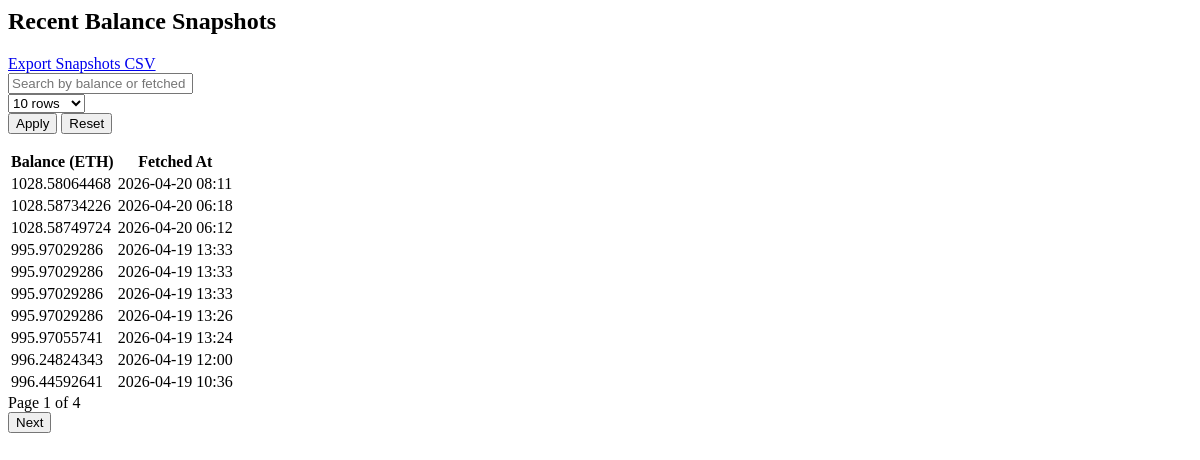
Page /wallets/1/snapshots/ on the earlier database version.
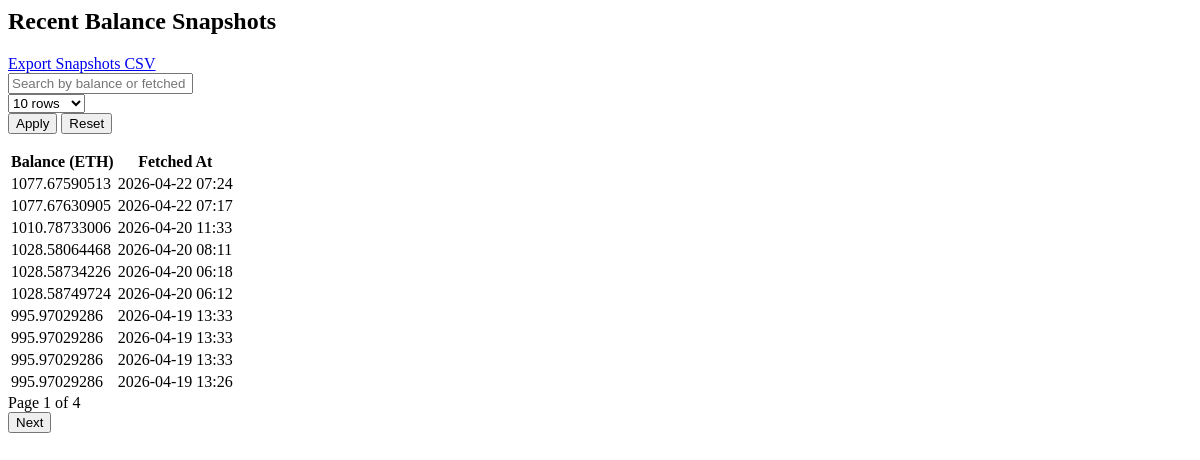
Same page on the later database version.
### wallets/models.py (models this page shows, shortened)
class BalanceSnapshot(models.Model):
    wallet = models.ForeignKey(
        Wallet,
        on_delete=models.CASCADE,
        related_name="balance_snapshots"
    )
    balance_wei = models.CharField(max_length=100)
    balance_eth = models.DecimalField(max_digits=30, decimal_places=18)
    fetched_at = models.DateTimeField()

### wallets/views.py (the view)
# urls.py: path("wallets/<int:wallet_id>/snapshots/", wallet_snapshots_partial, name="wallet_snapshots_partial"),
def wallet_snapshots_partial(request, wallet_id):
    wallet = get_object_or_404(Wallet, id=wallet_id)
    _, snapshots_page, snapshot_per_page = get_wallet_snapshots_page(wallet, request)
    context = {
        "wallet": wallet,
        "recent_snapshots": snapshots_page,
        "snapshot_per_page": snapshot_per_page,
        "snapshot_q": request.GET.get("snapshot_q", "").strip(),
    }
    return render(request, "wallets/partials/wallet_snapshots_table.html", context)

### wallets/templatetags/wallet_extras.py (called while the page is built)
@register.filter
def format_crypto(value, decimals=4):
    if value is None:
        return "-"
    try:
        number = Decimal(value)
    except (InvalidOperation, TypeError, ValueError):
        return value
    if number == 0:
        return "0"
    decimals = int(decimals)
    formatted = f"{number:.{decimals}f}"
    if "." in formatted:
        formatted = formatted.rstrip("0").rstrip(".")
    return formatted

### wallets/views.py (called while the page is built)
def get_per_page(request, key, default=10):
    raw = request.GET.get(key, str(default))
    return int(raw) if raw in ALLOWED_PAGE_SIZES else default

def get_wallet_snapshots_queryset(wallet, request):
    snapshot_q = request.GET.get("snapshot_q", "").strip()
    snapshots = wallet.balance_snapshots.order_by("-fetched_at")
    if snapshot_q:
        snapshots = snapshots.filter(
            Q(balance_wei__icontains=snapshot_q)
            | Q(balance_eth__icontains=snapshot_q)
            | Q(fetched_at__icontains=snapshot_q)
        )
    return snapshots

def get_wallet_snapshots_page(wallet, request):
    snapshots_queryset = get_wallet_snapshots_queryset(wallet, request)
    per_page = get_per_page(request, "snapshot_per_page", 10)
    paginator = Paginator(snapshots_queryset, per_page)
    page_number = request.GET.get("snapshot_page")
    page_obj = paginator.get_page(page_number)
    return snapshots_queryset, page_obj, per_page

### wallets/templates/wallets/partials/wallet_snapshots_table.html (shortened to what this page needs)
{% load wallet_extras %}
<div class="d-flex justify-content-between align-items-center mb-3">
    <h2 class="section-title mb-0">Recent Balance Snapshots</h2>
    <a href="{% url 'export_wallet_snapshots_csv' wallet.id %}" class="btn btn-sm btn-outline-primary">
        Export Snapshots CSV
    </a>
</div>
<form id="wallet-snapshots-form" class="row g-2 filter-grid mb-3">
    <div class="col-12 col-md-7">
        <input type="text" class="form-control" name="snapshot_q" value="{{ snapshot_q }}" placeholder="Search by balance or fetched date">
    </div>
    <div class="col-6 col-md-2">
        <select class="form-select" name="snapshot_per_page">
            <option value="10" {% if snapshot_per_page == 10 %}selected{% endif %}>10 rows</option>
        </select>
    </div>
    <div class="col-6 col-md-3 d-grid d-md-flex gap-2">
        <button type="submit" class="btn btn-dark flex-fill">Apply</button>
        <button type="button" id="snapshots-reset-btn" class="btn btn-outline-secondary flex-fill">Reset</button>
    </div>
</form>
<div class="table-wrap">
    <table class="table table-hover table-sm align-middle mb-0">
        <thead class="table-light">
            <tr>
                <th>Balance (ETH)</th>
                <th>Fetched At</th>
            </tr>
        </thead>
        <tbody>
            {% for snapshot in recent_snapshots %}
            <tr>
                <td>{{ snapshot.balance_eth|format_crypto:8 }}</td>
                <td class="nowrap">{{ snapshot.fetched_at|date:"Y-m-d H:i" }}</td>
            </tr>
            {% empty %}
            <tr>
                <td colspan="2" class="text-center text-muted py-4">No balance snapshots found.</td>
            </tr>
            {% endfor %}
        </tbody>
    </table>
</div>
{% if recent_snapshots.paginator.num_pages > 1 %}
<div class="d-flex justify-content-between align-items-center mt-3 pt-3 border-top">
    <div class="text-muted">
        Page {{ recent_snapshots.number }} of {{ recent_snapshots.paginator.num_pages }}
    </div>
    <div class="d-flex gap-2">
        {% if recent_snapshots.has_next %}
            <button type="button" class="btn btn-sm btn-outline-secondary snapshot-page-btn" data-page="{{ recent_snapshots.next_page_number }}">
                Next
            </button>
        {% endif %}
    </div>
</div>
{% endif %}

Differences in the rows shown:
no longer on this page (row edited): BalanceSnapshot: balance_eth "995.97055741", fetched_at "2026-04-19 13:24"
no longer on this page (row edited): BalanceSnapshot: balance_eth "996.24824343", fetched_at "2026-04-19 12:00"
no longer on this page (row edited): BalanceSnapshot: balance_eth "996.44592641", fetched_at "2026-04-19 10:36"
added BalanceSnapshot: balance_eth "1077.67590513", fetched_at "2026-04-22 07:24"
added BalanceSnapshot: balance_eth "1077.67630905", fetched_at "2026-04-22 07:17"
added BalanceSnapshot: balance_eth "1010.78733006", fetched_at "2026-04-20 11:33"
